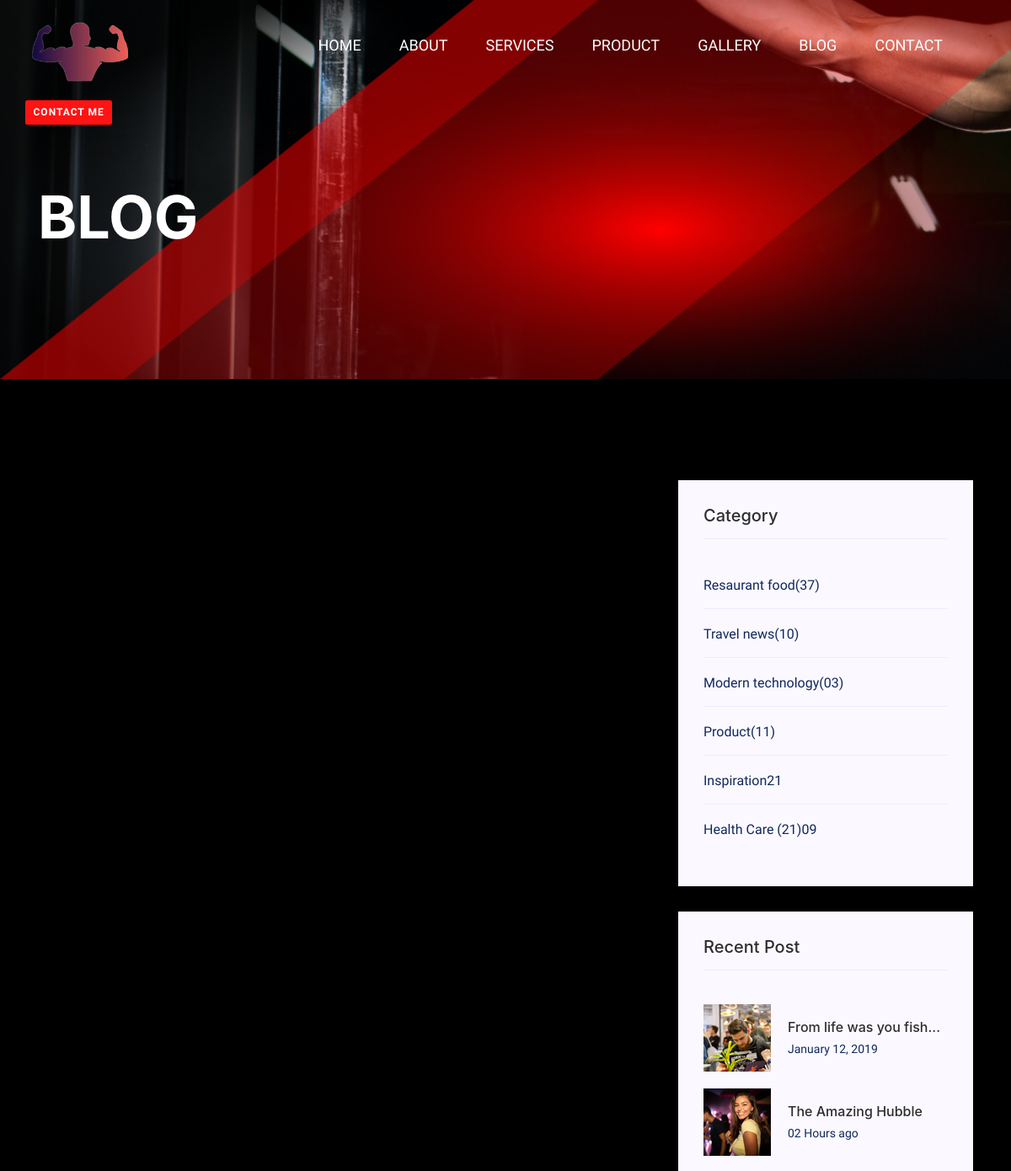
/blog (upper part), run on an earlier commit of the app's database.
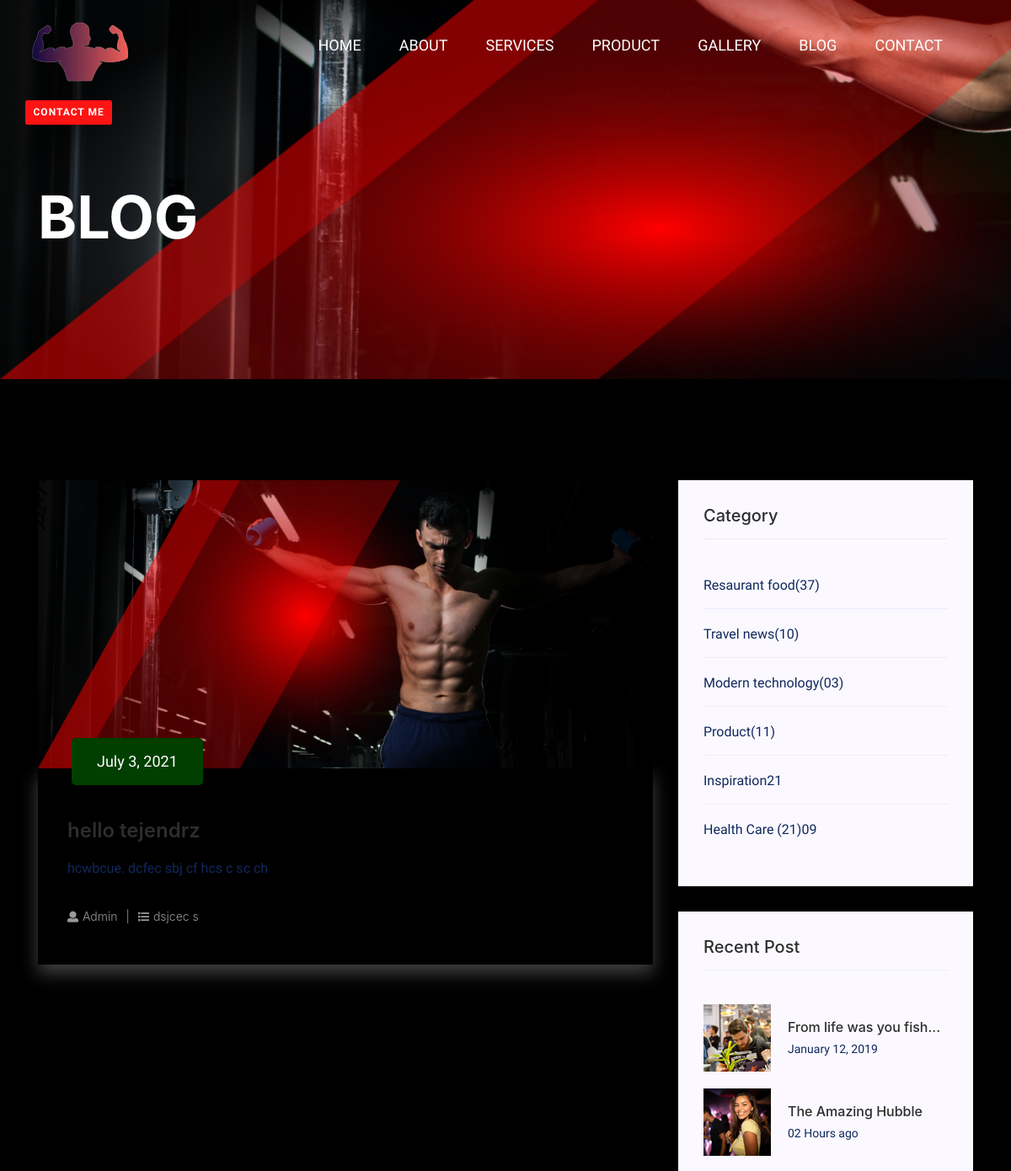
And on a later commit of the database.
### zmain/models.py (models this page shows)
class Blog(models.Model):
    image = models.FileField(null=True)
    heading = models.CharField(max_length=30,null=True)
    detail = models.TextField(null=True)
    category = models.CharField(max_length=30,null=True)
    date = models.DateField(auto_now=True,null=True)
    message = models.TextField(null=True)
    content = RichTextField(null=True)

### zmain/views.py (the view)
# urls.py: path('blog',BLOG,name= 'blog'),
def BLOG(request):
    blo = Blog.objects.all()
    d = {"blo":blo}
    return render(request, 'frontend/blog.html',d)

### zmain/templates/frontend/blog.html (shortened to what the changed rows need)
{% extends 'frontend/base.html' %}
{% load static %}
    <div class="slider-area2">
        <div class="slider-height2 d-flex align-items-center">
            <div class="container">
                <div class="row">
                    <div class="col-xl-12">
                        <div class="hero-cap hero-cap2 pt-70">
                            <h2>Blog</h2>
                        </div>
                    </div>
                </div>
            </div>
        </div>
    </div>
    <section class="blog_area section-padding">
        <div class="container">
            <div class="row">
                <div class="col-lg-8 mb-5 mb-lg-0">
                    <div class="blog_left_sidebar">
                        {% for i in blo %}
                        <article class="blog_item">
                            <div class="blog_item_img">
                                <a href="{% url 'blog_single' i.id %}"><img class="card-img rounded-0" src="{{ i.image.url }}" alt=""></a>
                                <a href="" class="blog_item_date">
                                    <p>{{ i.date }}</p>
                                </a>
                            </div>
                            <div class="blog_details">
                                <a class="d-inline-block" href="{% url 'blog_single' i.id %}">
                                    <h2 class="blog-head" style="color: #2d2d2d;">{{ i.heading }}</h2>
                                </a>
                                <p>{{ i.detail }}</p>
                                <ul class="blog-info-link">
                                    <li><a href="#"><i class="fa fa-user"></i>Admin</a></li>
                                    <li><a href="#"><i class="fa fa-list"></i>{{ i.category }}</a></li>
                                </ul>
                            </div>
                        </article>
                        {% endfor %}
                    </div>
                </div>
            </div>
        </div>
    </section>

What changed in the data, as far as the page shows it:
added Blog: image (picture), date "July 3, 2021", heading "hello tejendrz", detail "hcwbcue. dcfec sbj cf hcs c sc ch", category "dsjcec s"
